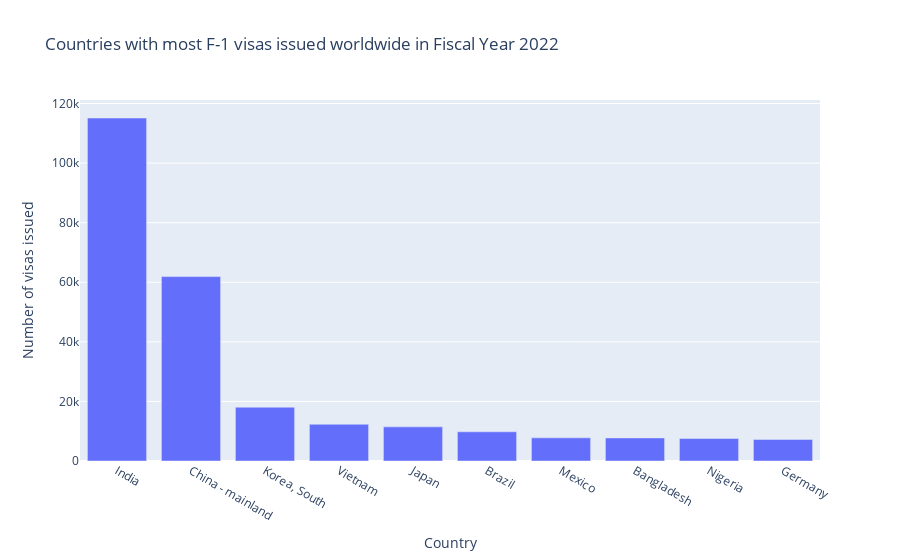

Here is the notebook cell this chart was saved with:
### Code cell
fig = go.Figure()
fig.add_bar(x=top_10_f1_worldwide['Country'], y=top_10_f1_worldwide['F1'])
fig.layout.title = 'Countries with most F-1 visas issued worldwide in Fiscal Year 2022' # type: ignore
fig.layout.xaxis.title = 'Country' # type: ignore
fig.layout.yaxis.title = 'Number of visas issued' # type: ignore
fig.show()

### Figure 1 — Plotly figure (JSON) as saved in the notebook; plotly's stock layout.template omitted (floating-point values rounded to 4 significant figures)
{"data": [{"type": "bar", "x": ["India", "China - mainland", "Korea, South", "Vietnam", "Japan", "Brazil", "Mexico", "Bangladesh", "Nigeria", "Germany"], "y": [115115, 61894, 18066, 12330, 11460, 9806, 7766, 7754, 7547, 7248]}], "layout": {"title": {"text": "Countries with most F-1 visas issued worldwide in Fiscal Year 2022"}, "xaxis": {"title": {"text": "Country"}}, "yaxis": {"title": {"text": "Number of visas issued"}}}}
